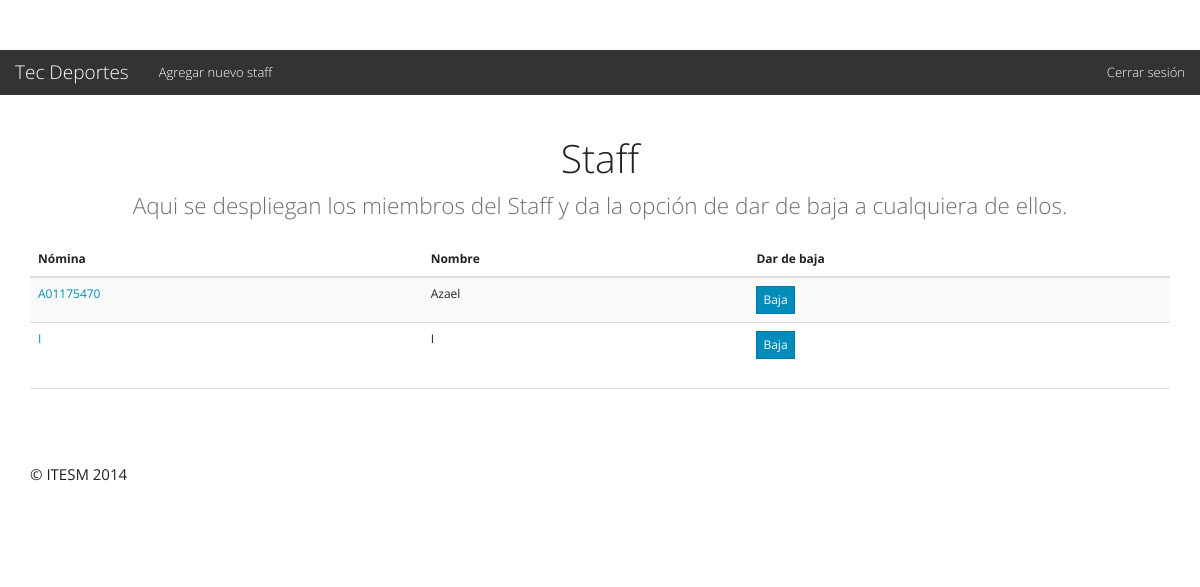
Page /pantallaAltasBajasCambiosStaff.php (signed in) on the committed database.
### tables this page shows
CREATE TABLE `usuario` (
  `Nomina` varchar(15) NOT NULL,
  `Nombre` varchar(50) NOT NULL,
  `Password` varchar(15) NOT NULL,
  `Tipo` tinyint(1) NOT NULL
);

### pantallaAltasBajasCambiosStaff.php (the view, shortened to what this page needs)
<?php
	$sql="select
				Nomina,
				Nombre
			from
				usuario
			where Tipo = 1";
	$result = mysql_query($sql);
?>
<!DOCTYPE html>
<html lang="en">
<head>
  <link rel="stylesheet" href="css/bootstrap.css" media="screen">
  <link rel="stylesheet" href="../assets/css/bootswatch.min.css">
  <div class="navbar navbar-default">
    <div class="navbar-header">
      <a href="pantallaIndexAdmin.php" class="navbar-brand">Tec Deportes</a>
    </div>
    <div class="navbar-collapse collapse navbar-responsive-collapse">
      <ul class="nav navbar-nav">
        <li><a href="pantallaRegistroStaff.php">Agregar nuevo staff</a></li>
      </ul>
      <ul class="nav navbar-nav navbar-right">
        <li><a href="cerrarSesion.php">Cerrar sesión</a></li>
      </ul>
    </div>
  </div>
  <div class="container">
    <h1 align="center">Staff</h1>
    <p class="lead" align="center">Aqui se despliegan los miembros del Staff y da la opción de dar de baja a cualquiera de ellos.</p>
    <table class="table table-striped table-hover ">
      <thead>
        <tr>
          <th>N&oacute;mina</th>
		  <th>Nombre</th>
          <th>Dar de baja</th>
        </tr>
      </thead>
      <tbody>
	  <?php
		while($row = mysql_fetch_array($result)){
			$Nomina = $row['Nomina'];
			$Nombre = $row['Nombre'];
			echo "	<tr>
						<td><a href='pantallaModificaStaff.php?nomina=$Nomina'>$Nomina</a></td>
						<td>$Nombre</td>
						<td><a href='bajaStaff.php?nomina=$Nomina' class='btn btn-primary btn-xs'>Baja</a></td>
					</tr>";
		}
	?>
      </tbody>
    </table>
    <hr>
    <footer>
      <p>&copy; ITESM 2014</p>
    </footer>
  </div>
</body>
</html>

### rows in the picture
usuario: Nomina "A01175470", Nombre "Azael"
usuario: Nomina "I", Nombre "I"
